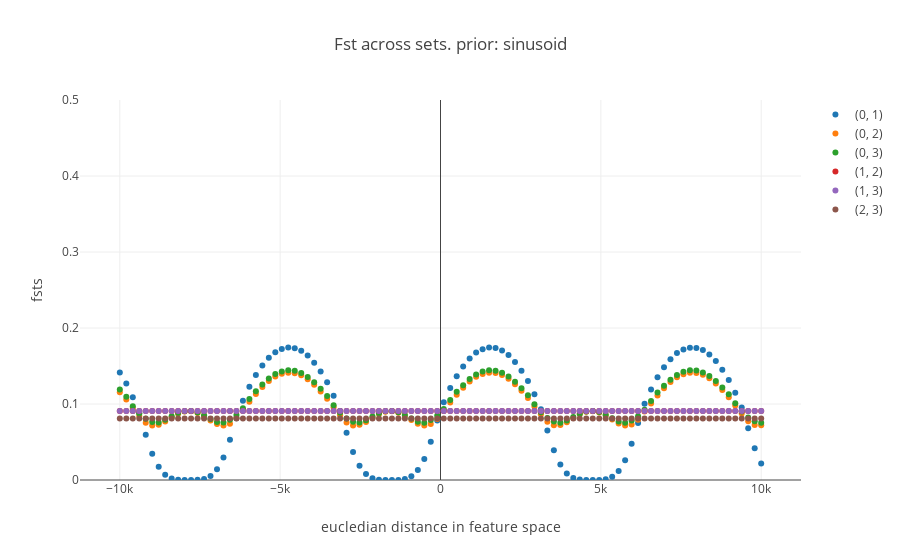

This figure's notebook cell:
### Code cell
Sizes= [100,100,100,100]

Npops= len(Sizes)

range_diff= [-10,10]
#Pops= np.random.choice(vector_lib.shape[0],Npops,replace= False)
#Pops= [1685,543,1165]

# (Npops,Sizes,vector_lib,Pops= [], random= True,n_comp= 3,prior= 'sinusoid',range_diff= [-10,10],steps= 100)

fig, Pops= Check_Path(Npops,vector_lib,Pops= [],random= True,n_comp= 100,prior= 'sinusoid',range_diff= range_diff,steps= 100)

iplot(fig)
